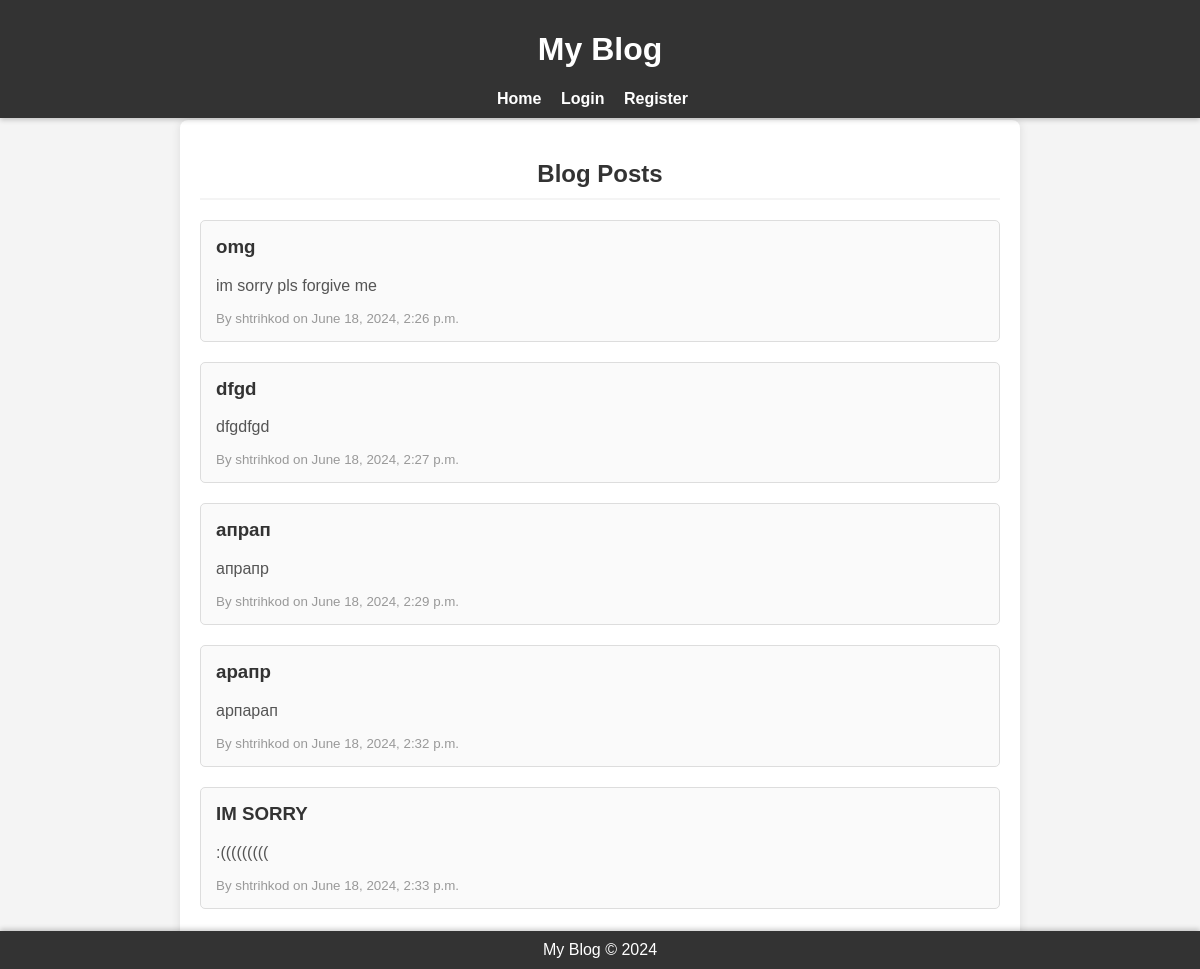
The page / on the database its author committed.
### blog/models.py (models this page shows, shortened)
class Post(models.Model):
    title = models.CharField(max_length=200)
    content = models.TextField()
    author = models.ForeignKey(User, on_delete=models.CASCADE)
    created_at = models.DateTimeField(auto_now_add=True)

### blog/views.py (the view)
# urls.py: path('', views.home, name='blog-home'),
def home(request):
    context = {
        'posts': Post.objects.all()
    }
    return render(request, 'blog/home.html', context)

### blog/templates/blog/home.html
{% extends 'blog/base.html' %}
{% block content %}
<h2>Blog Posts</h2>
{% for post in posts %}
    <div class="post">
        <h3>{{ post.title }}</h3>
        <p>{{ post.content }}</p>
        <small>By {{ post.author }} on {{ post.created_at }}</small>
    </div>
{% endfor %}
{% endblock %}

### blog/templates/blog/base.html (shortened to what this page needs)
<!DOCTYPE html>
<html>
<head>
    {% load static %}
    <link rel="stylesheet" type="text/css" href="{% static 'blog/styles.css' %}">
</head>
<body>
    <header>
        <h1><a href="{% url 'blog-home' %}">My Blog</a></h1>
        <nav>
            <ul>
                <li><a href="{% url 'blog-home' %}">Home</a></li>
                {% if user.is_authenticated %}
                    <li><a href="{% url 'logout' %}">Logout</a></li>
                    <li><a href="{% url 'add-post' %}">Add Post</a></li>
                {% else %}
                    <li><a href="{% url 'login' %}">Login</a></li>
                    <li><a href="{% url 'register' %}">Register</a></li>
                {% endif %}
            </ul>
        </nav>
    </header>
    <main>
        {% block content %}
        {% endblock %}
    </main>
    <footer>
        <p>My Blog &copy; 2024</p>
    </footer>
</body>
</html>

### blog/static/blog/styles.css (style rules this page uses)
body { font-family: Arial, sans-serif; background-color: #f4f4f4; color: #333; margin: 0; padding: 0; }
header { background-color: #333; color: #fff; padding: 10px 0; text-align: center; position: fixed; width: 100%; top: 0; z-index: 1000; box-shadow: 0 2px 5px rgba(0,0,0,0.2); }
header h1 a { color: #fff; text-decoration: none; }
nav ul { list-style-type: none; padding: 0; text-align: center; margin: 0; }
nav ul li { display: inline; margin-right: 15px; }
nav ul li a { color: #fff; text-decoration: none; font-weight: bold; }
main { max-width: 800px; margin: 120px auto 20px; padding: 20px; background-color: #fff; box-shadow: 0 0 10px rgba(0, 0, 0, 0.1); border-radius: 8px; }
h2 { color: #333; border-bottom: 2px solid #f4f4f4; padding-bottom: 10px; margin-bottom: 20px; text-align: center; }
.post { margin-bottom: 20px; padding: 15px; border: 1px solid #ddd; border-radius: 5px; background-color: #fafafa; }
.post h3 { color: #333; margin-top: 0; }
.post p { color: #555; }
.post small { display: block; margin-top: 5px; color: #999; }
footer { background-color: #333; color: #fff; text-align: center; padding: 10px 0; position: fixed; width: 100%; bottom: 0; box-shadow: 0 -2px 5px rgba(0,0,0,0.2); }
footer p { margin: 0; }

### rows shown on the page
Post: title "omg", content "im sorry pls forgive me", author "shtrihkod", created_at "June 18, 2024, 2:26 p.m."
Post: title "dfgd", content "dfgdfgd", author "shtrihkod", created_at "June 18, 2024, 2:27 p.m."
Post: title "апрап", content "апрапр", author "shtrihkod", created_at "June 18, 2024, 2:29 p.m."
Post: title "арапр", content "арпарап", author "shtrihkod", created_at "June 18, 2024, 2:32 p.m."
Post: title "IM SORRY", content ":(((((((((", author "shtrihkod", created_at "June 18, 2024, 2:33 p.m."
